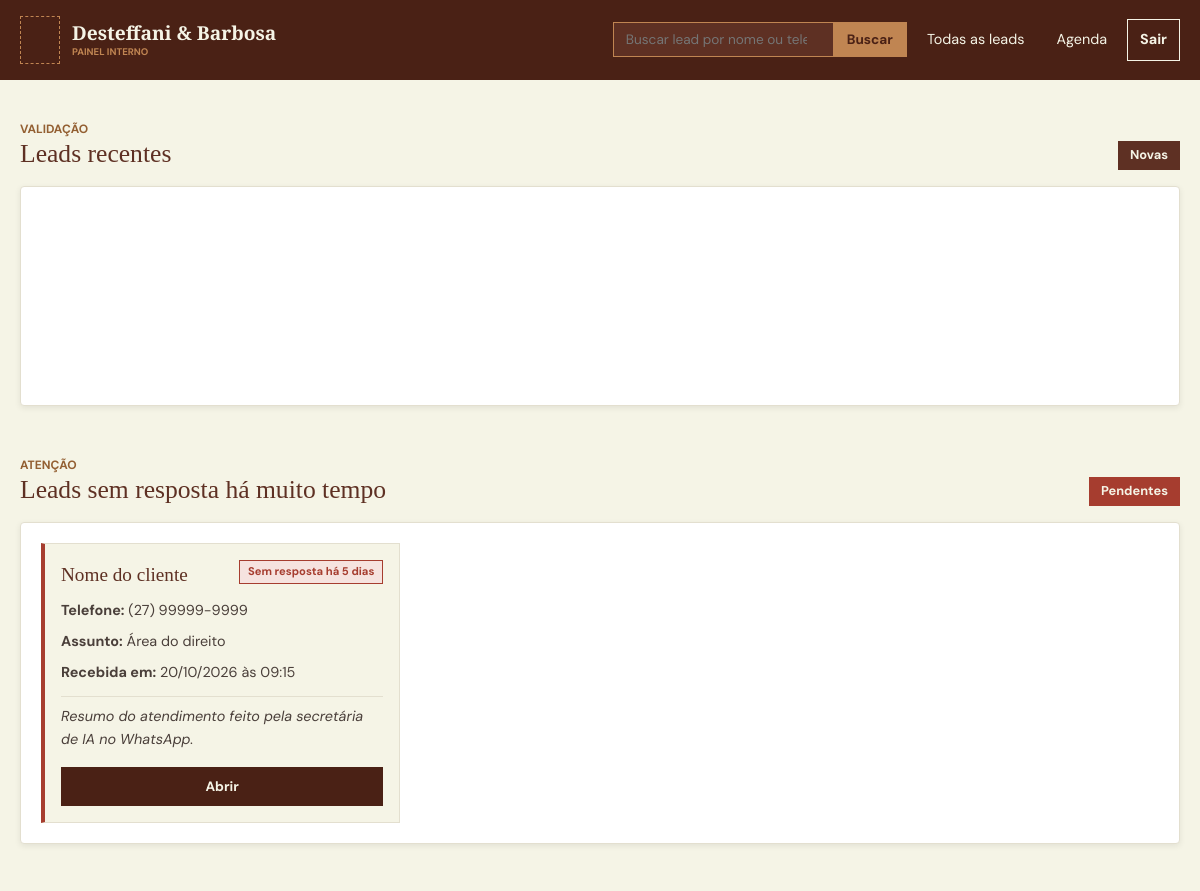
/painel (upper part), run on an earlier commit of the app's database.
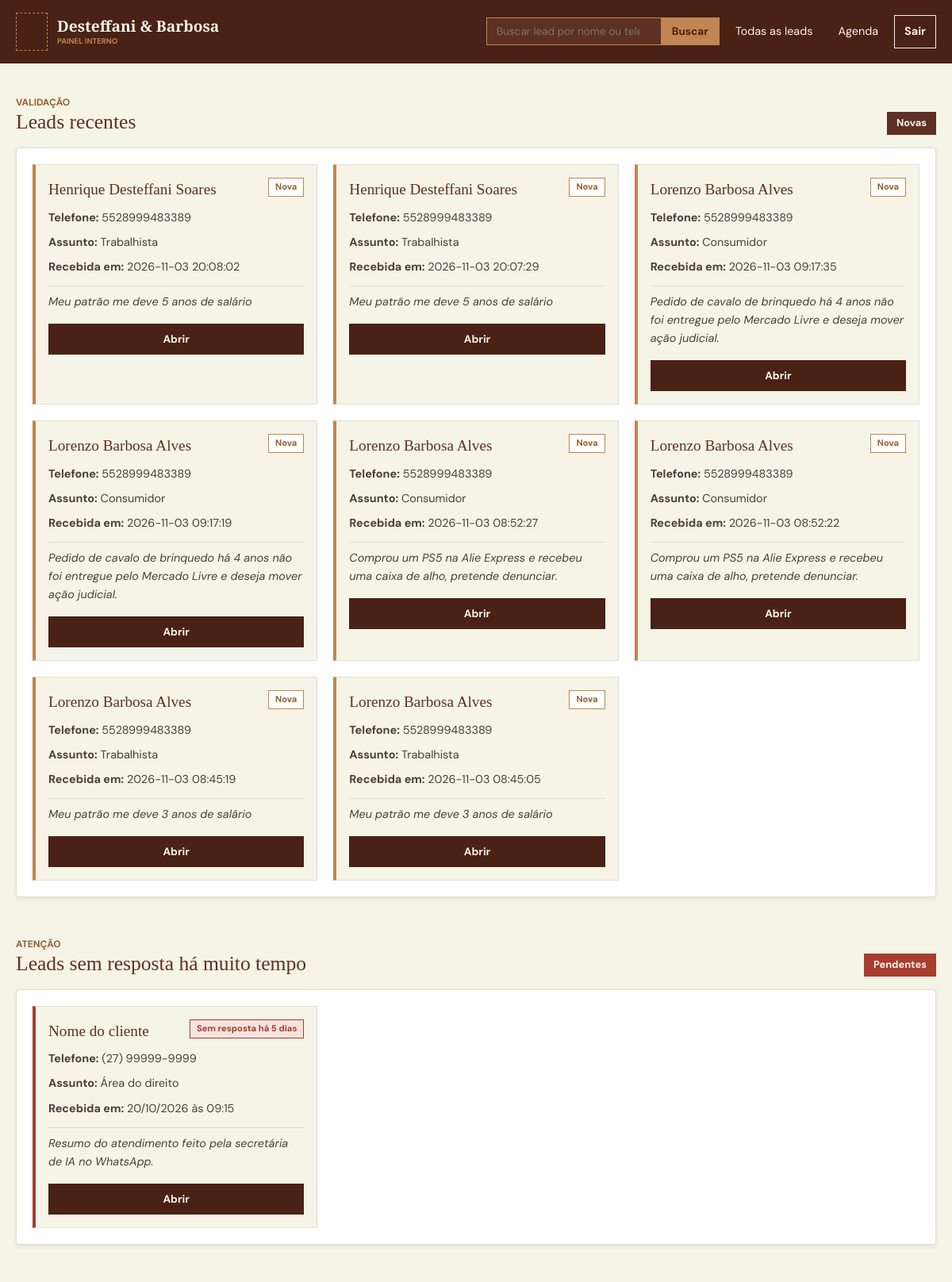
And on a later commit of the database.
### tables this page shows
CREATE TABLE consultas (
            id INTEGER PRIMARY KEY AUTOINCREMENT,
            escritorio_id INTEGER NOT NULL,
            telefone_cliente TEXT NOT NULL,
            nome_cliente TEXT NOT NULL,
            cpf_cliente TEXT NOT NULL,
            email_cliente TEXT NOT NULL,
            area TEXT NOT NULL,
            resumo TEXT NOT NULL,

            urgencia TEXT NOT NULL,

            advogado_id INTEGER,
            processo_andamento TEXT,
            cidade_estado TEXT,
            disponibilidade TEXT,
            data_hora_consulta TEXT,

            status TEXT NOT NULL,

            data_criacao TEXT NOT NULL DEFAULT CURRENT_TIMESTAMP,

            FOREIGN KEY (escritorio_id)
                REFERENCES escritorios(id),

            FOREIGN KEY (escritorio_id, advogado_id)
                REFERENCES usuarios(escritorio_id, id)
        );

### routes/painel_router.py (the view)
@router.get("/painel", response_class=HTMLResponse)
async def get_painel(request: Request):
    consultas = consulta_repo.selecionar_consulta_por_status("analise")
    return templates.TemplateResponse(request, "painel.html", {"consultas": consultas})

### templates/painel.html (shortened to what this page needs)
<!DOCTYPE html>
<html lang="pt-br">
    <head>
        <link rel="stylesheet" href="/static/css/painel.css">
    </head>
    <body>
        <header class="cabecalho">
            <div class="cabecalho-conteudo">
                <a href="painel.html" class="logo-link">
                    <div class="logo-imagem"></div>
                    <div class="logo-texto">
                        <strong>Desteffani &amp; Barbosa</strong>
                        <span>Painel interno</span>
                    </div>
                </a>
                <nav class="menu">
                    <form class="busca" action="painel.html" method="get">
                        <input type="search" name="busca" placeholder="Buscar lead por nome ou telefone" aria-label="Buscar lead">
                        <button type="submit">Buscar</button>
                    </form>
                    <a href="painel.html">Todas as leads</a>
                    <a href="painel.html">Agenda</a>
                    <a href="painel.html" class="menu-contato">Sair</a>
                </nav>
            </div>
        </header>
        <main>
            <div class="painel-conteudo">
                <section class="painel-secao">
                    <div class="secao-cabecalho">
                        <div>
                            <p class="rotulo">Validação</p>
                            <h2>Leads recentes</h2>
                        </div>
                        <span class="contador">Novas</span>
                    </div>
                    <div class="quadro">
                        <div class="leads-lista" id="leads-recentes">
                            {% for consulta in consultas %}
                                <article class="lead-card"
                                        data-id="{{ consulta.id }}"
                                        data-nome="{{ consulta.nome_cliente }}"
                                        data-telefone="{{ consulta.telefone_cliente }}"
                                        data-assunto="{{ consulta.area }}"
                                        data-recebida="{{ consulta.data_criacao }}"
                                        data-resumo="{{ consulta.resumo }}"
                                        data-urgencia="{{ consulta.urgencia }}"
                                        data-processo-andamento="{{ consulta.proceso_andamento }}"
                                        data-cidade-estado="{{ consulta.cidade_estado }}"
                                        data-email="{{ consulta.email_cliente }}"
                                        data-disponibilidade="{{ consulta.disponibilidade }}"
                                        data-status="{{ consulta.status }}">
                                    <div class="lead-topo">
                                        <h3>{{ consulta.nome_cliente }}</h3>
                                        <span class="lead-status">Nova</span>
                                    </div>
                                    <p class="lead-info"><strong>Telefone:</strong> {{ consulta.telefone_cliente }}</p>
                                    <p class="lead-info"><strong>Assunto:</strong> {{ consulta.area }}</p>
                                    <p class="lead-info"><strong>Recebida em:</strong> {{ consulta.data_criacao }}</p>
                                    <p class="lead-resumo">{{ consulta.resumo }}</p>
                                    <div class="lead-botoes">
                                        <button type="button" class="botao-validar abrir-lead">Abrir</button>
                                    </div>
                                </article>
                            {% endfor %}
                        </div>
                    </div>
                </section>
                <section class="painel-secao">
                    <div class="secao-cabecalho">
                        <div>
                            <p class="rotulo">Atenção</p>
                            <h2>Leads sem resposta há muito tempo</h2>
                        </div>
                        <span class="contador contador-alerta">Pendentes</span>
                    </div>
                    <div class="quadro">
                        <div class="leads-lista" id="leads-antigas">
                            <article class="lead-card antiga">
                                <div class="lead-topo">
                                    <h3>Nome do cliente</h3>
                                    <span class="lead-status">Sem resposta há 5 dias</span>
                                </div>
                                <p class="lead-info"><strong>Telefone:</strong> (27) 99999-9999</p>
                                <p class="lead-info"><strong>Assunto:</strong> Área do direito</p>
                                <p class="lead-info"><strong>Recebida em:</strong> 20/10/2026 às 09:15</p>
                                <p class="lead-resumo">Resumo do atendimento feito pela secretária de IA no WhatsApp.</p>
                                <div class="lead-botoes">
                                    <button id="abrir-lead" type="button" class="botao-validar">Abrir</button>
                                </div>
                            </article>
                        </div>
                    </div>
                </section>
            </div>
        </main>
    </body>
</html>

### static/css/painel.css (style rules this page uses)
:root { --fonte-titulo: "Playfair Display", serif; --fonte-texto: "DM Sans", sans-serif; --marrom: #5e3023; --marrom-escuro: #4a2115; --dourado: #c08552; --bronze: #935f32; --creme: #f5f4e6; --branco: #ffffff; --texto: #4a3f3a; --linha: #e3dfcf; --alerta: #a63d2f; --alerta-fundo: #f6e3df; }
* { box-sizing: border-box; margin: 0; padding: 0; }
body { font-family: var(--fonte-texto); background-color: var(--creme); color: var(--texto); line-height: 1.6; }
.cabecalho { position: sticky; top: 0; z-index: 100; width: 100%; background-color: var(--marrom-escuro); }
.cabecalho-conteudo { position: relative; max-width: 1200px; margin: 0 auto; padding: 16px 20px; display: flex; align-items: center; justify-content: space-between; }
.logo-link { display: flex; align-items: center; gap: 12px; text-decoration: none; }
.logo-imagem { width: 40px; height: 48px; border: 1px dashed var(--dourado); }
.logo-texto strong { display: block; font-family: var(--fonte-titulo); font-size: 1.2rem; color: var(--creme); line-height: 1.2; }
.logo-texto span { display: block; font-size: 0.6rem; font-weight: 700; text-transform: uppercase; color: var(--dourado); }
.menu { display: flex; align-items: center; gap: 8px; }
.menu a { text-decoration: none; color: var(--creme); font-size: 0.9rem; padding: 8px 12px; transition: background-color 0.2s, color 0.2s; }
.menu a.menu-contato { border: 1px solid var(--creme); font-weight: 700; }
.busca { display: flex; }
.busca input { width: 220px; padding: 8px 12px; background-color: var(--marrom); color: var(--creme); border: 1px solid var(--dourado); border-right: none; font-family: var(--fonte-texto); font-size: 0.85rem; }
.busca button { padding: 8px 14px; background-color: var(--dourado); color: var(--marrom-escuro); border: none; font-family: var(--fonte-texto); font-size: 0.85rem; font-weight: 700; cursor: pointer; transition: background-color 0.2s; }
.painel-conteudo { max-width: 1200px; margin: 0 auto; padding: 40px 20px; }
.painel-secao { margin-bottom: 50px; }
.secao-cabecalho { display: flex; align-items: flex-end; justify-content: space-between; gap: 12px; margin-bottom: 16px; }
.secao-cabecalho h2, .faixa-link h2, .nova-lead h2 { font-family: var(--fonte-titulo); font-weight: 500; font-size: 1.6rem; line-height: 1.2; color: var(--marrom); }
.rotulo { font-size: 0.75rem; font-weight: 700; text-transform: uppercase; color: var(--bronze); }
.contador { padding: 4px 12px; background-color: var(--marrom); color: var(--creme); font-size: 0.8rem; font-weight: 700; }
.contador-alerta { background-color: var(--alerta); }
.quadro { min-height: 220px; padding: 20px; background-color: var(--branco); border: 1px solid var(--linha); border-radius: 4px; box-shadow: 0 2px 6px rgba(0, 0, 0, 0.08); }
.leads-lista { display: grid; grid-template-columns: 1fr; gap: 20px; }
@media (min-width: 600px) { .leads-lista { grid-template-columns: repeat(2, 1fr); } }
@media (min-width: 1200px) { .leads-lista { grid-template-columns: repeat(3, 1fr); } }
.lead-card { display: flex; flex-direction: column; gap: 8px; padding: 16px; background-color: var(--creme); border: 1px solid var(--linha); border-left: 4px solid var(--dourado); transition: transform 0.2s, box-shadow 0.3s; }
.lead-card.antiga { border-left-color: var(--alerta); }
.lead-topo { display: flex; align-items: flex-start; justify-content: space-between; gap: 8px; }
.lead-topo h3 { font-family: var(--fonte-titulo); font-weight: 500; font-size: 1.2rem; color: var(--marrom); }
.lead-status { padding: 2px 8px; background-color: var(--branco); color: var(--bronze); border: 1px solid var(--dourado); font-size: 0.7rem; font-weight: 700; text-align: center; }
.lead-card.antiga .lead-status { background-color: var(--alerta-fundo); color: var(--alerta); border-color: var(--alerta); }
.lead-info { font-size: 0.9rem; }
.lead-resumo { margin-top: 4px; padding-top: 8px; border-top: 1px solid var(--linha); font-size: 0.9rem; font-style: italic; }
.lead-botoes { display: flex; gap: 8px; margin-top: 8px; }
.lead-botoes button { flex: 1; padding: 10px; font-family: var(--fonte-texto); font-size: 0.85rem; font-weight: 700; cursor: pointer; transition: background-color 0.2s, color 0.2s; }
.botao-validar { background-color: var(--marrom-escuro); color: var(--creme); border: 1px solid var(--marrom-escuro); }

What changed in the data, as far as the page shows it:
added consultas: nome_cliente "Henrique Desteffani Soares", telefone_cliente "5528999483389", area "Trabalhista", data_criacao "2026-11-03 20:08:02", resumo "Meu patrão me deve 5 anos de salário"
added consultas: nome_cliente "Henrique Desteffani Soares", telefone_cliente "5528999483389", area "Trabalhista", data_criacao "2026-11-03 20:07:29", resumo "Meu patrão me deve 5 anos de salário"
added consultas: nome_cliente "Lorenzo Barbosa Alves", telefone_cliente "5528999483389", area "Consumidor", data_criacao "2026-11-03 09:17:35", resumo "Pedido de cavalo de brinquedo há 4 anos não foi entregue pelo Mercado Livre e deseja mover ação judicial."
added consultas: nome_cliente "Lorenzo Barbosa Alves", telefone_cliente "5528999483389", area "Consumidor", data_criacao "2026-11-03 09:17:19", resumo "Pedido de cavalo de brinquedo há 4 anos não foi entregue pelo Mercado Livre e deseja mover ação judicial."
added consultas: nome_cliente "Lorenzo Barbosa Alves", telefone_cliente "5528999483389", area "Consumidor", data_criacao "2026-11-03 08:52:27", resumo "Comprou um PS5 na Alie Express e recebeu uma caixa de alho, pretende denunciar."
added consultas: nome_cliente "Lorenzo Barbosa Alves", telefone_cliente "5528999483389", area "Consumidor", data_criacao "2026-11-03 08:52:22", resumo "Comprou um PS5 na Alie Express e recebeu uma caixa de alho, pretende denunciar."
added consultas: nome_cliente "Lorenzo Barbosa Alves", telefone_cliente "5528999483389", area "Trabalhista", data_criacao "2026-11-03 08:45:19", resumo "Meu patrão me deve 3 anos de salário"
added consultas: nome_cliente "Lorenzo Barbosa Alves", telefone_cliente "5528999483389", area "Trabalhista", data_criacao "2026-11-03 08:45:05", resumo "Meu patrão me deve 3 anos de salário"
